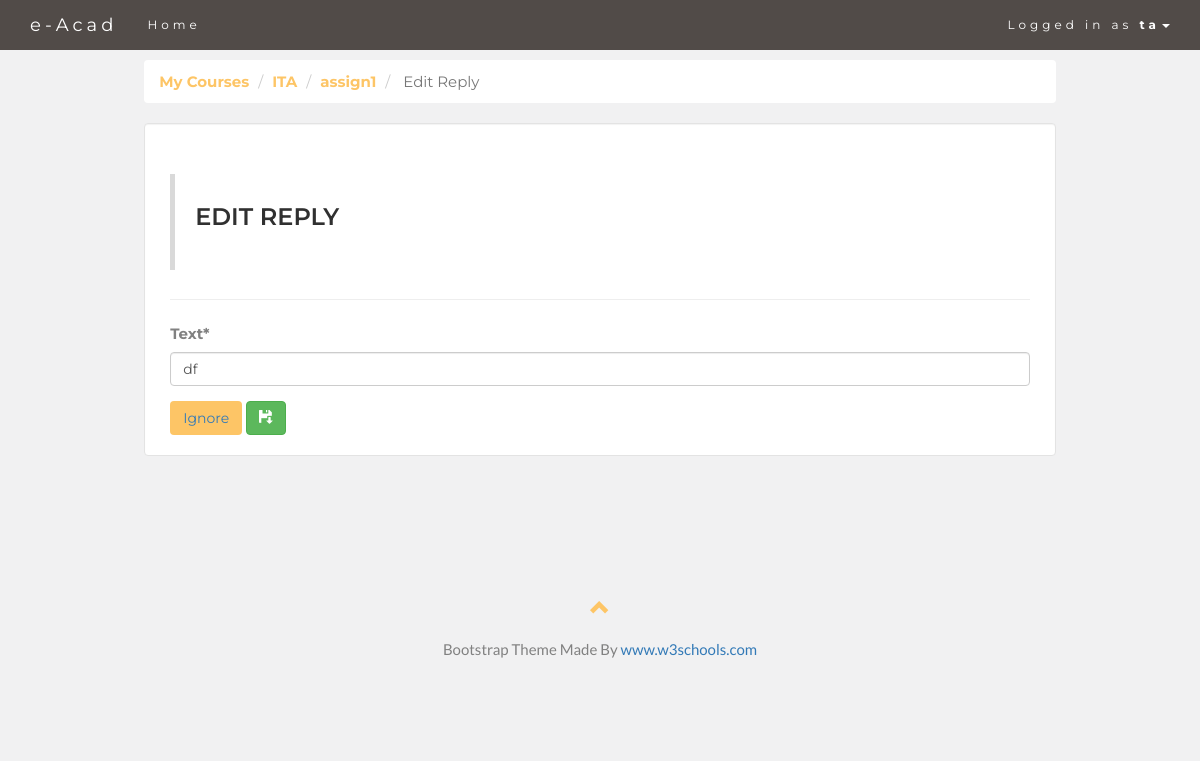
Page /ta/reply/assignments/31/approve/ (signed in) on the committed database.
### classroom/models.py (models this page shows, shortened)
class User(AbstractUser):
    is_student = models.BooleanField(default=False)
    is_teacher = models.BooleanField(default=False)
    is_ta = models.BooleanField(default=False)
    semester = models.IntegerField(default=0)
    RollNo = models.CharField(max_length=100, default='')
    vote = models.BooleanField(default=False)

class CommentAssgn(models.Model):
    user = models.ForeignKey(User, on_delete=models.CASCADE, related_name='commentsassg')
    assignment = models.ForeignKey(Assignment, on_delete=models.CASCADE, related_name='commentsassg')
    course = models.ForeignKey(Course, on_delete=models.CASCADE, related_name='commentsassg')
    text = models.CharField(max_length=1000)
    created_date = models.DateTimeField(auto_now_add=True, null=True)
    updated = models.DateTimeField(auto_now=True, null=True)
    approve_comment = models.BooleanField(default=True)
    parent = models.ForeignKey('self', null=True, blank=True, on_delete=models.CASCADE, related_name='reply')
    class Meta:
        ordering = ('created_date',)

class Course(models.Model):
    owner = models.ForeignKey(User, on_delete=models.CASCADE, related_name='courses')
    semester = models.IntegerField(default=0)
    course_code = models.CharField(max_length=100, default='course_code')
    course_title = models.CharField(max_length=100, default='course_title')
    about = models.TextField(default='anything about course')
    totalclasses = models.IntegerField(default=0)
    classestaken = models.IntegerField(default=0)

class Assignment(models.Model):
    course = models.ForeignKey(Course, on_delete=models.CASCADE, related_name='assignments')
    file_name = models.CharField(max_length=500, default='')
    file_upload = models.FileField(upload_to='assignments/')
    uploaded_at = models.DateTimeField(auto_now_add=True)
    max_marks = models.FloatField()
    ta = models.ManyToManyField(TA,default=None, related_name='tas')
    visible = models.BooleanField(default=False)

### classroom/views/ta.py (the view, shortened to what this page needs)
# urls.py: path('ta/reply/assignments/<int:pk>/approve/', ta.reply_approve_ta_assgn.as_view(), name='reply_approve_ta_assgn'),
@method_decorator([login_required, ta_required], name='dispatch')
class reply_approve_ta_assgn(UpdateView):
    model = CommentAssgn
    fields = ('text',)
    template_name = 'classroom/ta/reply_edit_assgn.html'
    def get_queryset(self):
        return self.request.user.commentsassg.all()

### classroom/templates/classroom/ta/reply_edit_assgn.html (shortened to what this page needs)
{% extends 'base.html' %}
{% load crispy_forms_tags %}
{% block content %}
 <nav aria-label="breadcrumb">
  <ol class="breadcrumb">
       <li class="breadcrumb-item"><a href="{% url 'ta_course_list' %}" class="yellow">My Courses</a></li>
      <li class="breadcrumb-item"><a href="{% url 'course_ta_view' commentassgn.course_id %}" class="yellow">{{ commentassgn.course.course_title }}</a></li>
      <li class="breadcrumb-item"><a href="{% url 'add_comment_to_post_ta_assgn' commentassgn.course_id  commentassgn.assignment_id %}" class="yellow">{{ commentassgn.assignment.file_name }}</a></li>
      <li class="breadcrumb-item active" aria-current="page"> Edit Reply</li>
  </ol>
</nav>
  <div class="well">
    <div class="page-header">
      <blockquote>
        <h2>Edit Reply</h2>
      </blockquote>
      </div>
      <form method="post" novalidate>
          {{ form|crispy }}
        <a href="{% url 'add_comment_to_post_ta_assgn' commentassgn.course_id  commentassgn.assignment_id %}" class="btn btn-button" role="button">Ignore</a>
        <button type="submit" class="btn btn-success"><span class="glyphicon glyphicon-floppy-save"></span></button>
      </form>
  </div>
{% endblock %}

### templates/base.html (shortened to what this page needs)
{% load static %}
<!DOCTYPE html>
<html lang="en">
<head>
  <link rel="stylesheet" href="https://maxcdn.bootstrapcdn.com/bootstrap/3.3.7/css/bootstrap.min.css">
</head>
<body id="myPage" data-spy="scroll" data-target=".navbar" data-offset="60">
<nav class="navbar navbar-default navbar-fixed-top">
  <div class="container">
    <div class="navbar-header">
      <a class="navbar-brand" href="#myPage">e-Acad</a>
    </div>
    <div class="collapse navbar-collapse" id="myNavbar">
      <ul class="nav navbar-nav ">
        <li><a href="{% url 'home' %}">Home</a></li>
      </ul>
      <ul class="nav navbar-nav navbar-right">
        {% if user.is_authenticated %}
        <li class="dropdown" >
        <a class="dropdown-toggle"  style="background-color: #514b48;" data-toggle="dropdown"  href="#">Logged in as <strong>{{ user.username }}</strong><span class="caret"></span></a>
        </li>
         {% endif %}
      </ul>
    </div>
  </div>
</nav>
<div class="container-fluid">
<div class="row">
  <div class="col-sm-1">
  </div>
  <div class="col-sm-10">
  {% block content %}
{% endblock %}
  </div>
  <div class="col-sm-1">
  </div>
</div>
</div>
<footer class="container-fluid text-center">
  <a href="#myPage" title="To Top">
    <span class="glyphicon glyphicon-chevron-up"></span>
  </a>
  <p>Bootstrap Theme Made By <a href="https://www.w3schools.com" title="Visit w3schools">www.w3schools.com</a></p>
</footer>
</body>
</html>

### templates/base.html (style rules this page uses)
body { font: 400 15px Lato, sans-serif; line-height: 1.8; color: #818181; background-color: #F1F1F2; }
h2 { font-size: 24px; text-transform: uppercase; color: #303030; font-weight: 600; margin-bottom: 30px; }
ol.breadcrumb { background-color: #fff; font-family: Montserrat, sans-serif; }
.well { background-color: white; padding: 10px 25px 20px 25px; font-family: Montserrat, sans-serif; }
.btn-button { background-color: #FDC566; }
a.yellow { color:#FDC566; font-weight: bold; }
.container-fluid { padding: 60px 50px; }
.navbar { margin-bottom: 0; background-color: #514b48; z-index: 9999; border: 0; font-size: 12px !important; line-height: 1.42857143 !important; letter-spacing: 4px; border-radius: 0; font-family: Montserrat, sans-serif; }
.navbar li a, .navbar .navbar-brand { color: #fff !important; }
footer .glyphicon { font-size: 20px; margin-bottom: 20px; color: #FDC566; }

### rows in the picture
User: username "ta"
CommentAssgn: course.course_title "ITA", assignment.file_name "assign1", text "df"
